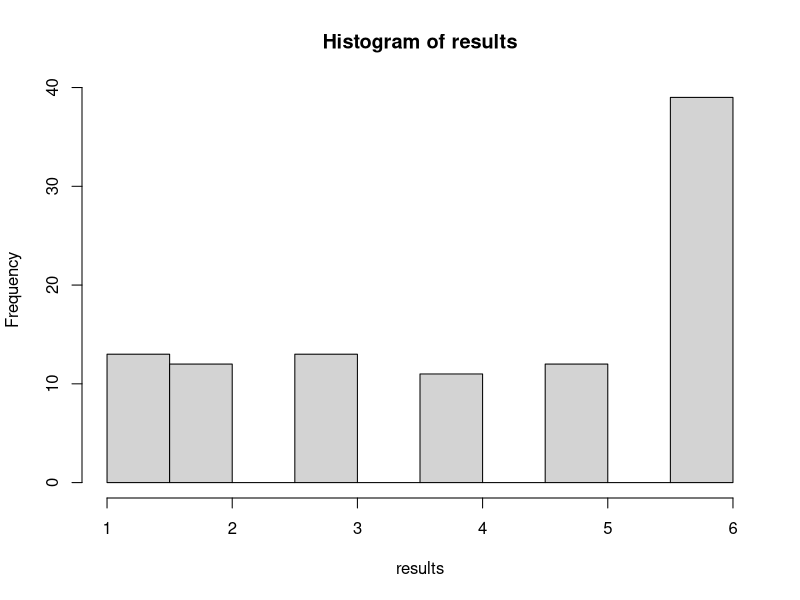

Source code (R):
roll3 <- function(faces = 1:6, number_of_dice = 1) {
  dice <- sample(x = faces, size = number_of_dice, 
                 replace = TRUE, 
                 prob = c(0.1, 0.1, 0.1, 0.1, 0.1, 0.5))
  sum(dice)
}

# You can run the function 100 times, store the results and plot a histogram to varify your function
results <- replicate(n = 100, expr = roll3(), simplify=TRUE)
hist(results)